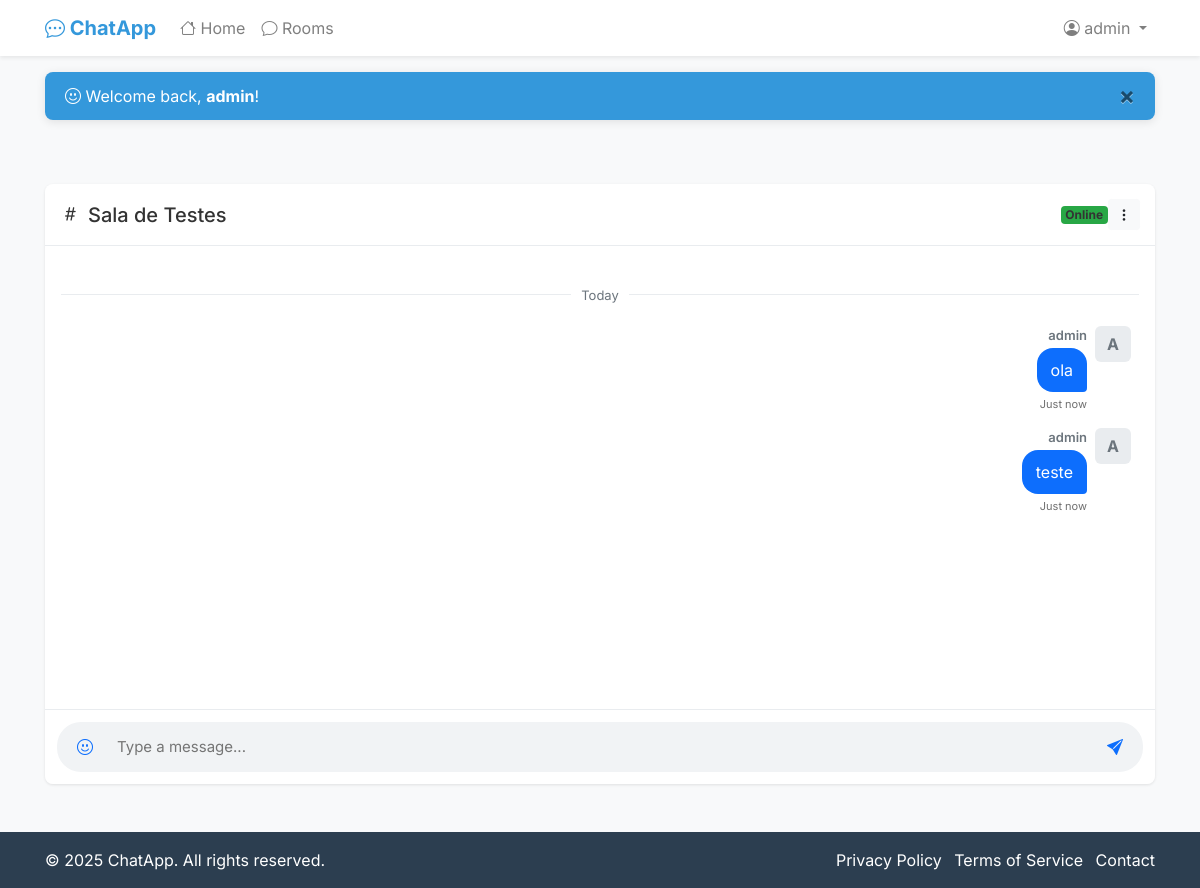
The app's page /teste_sala (signed in), older data.
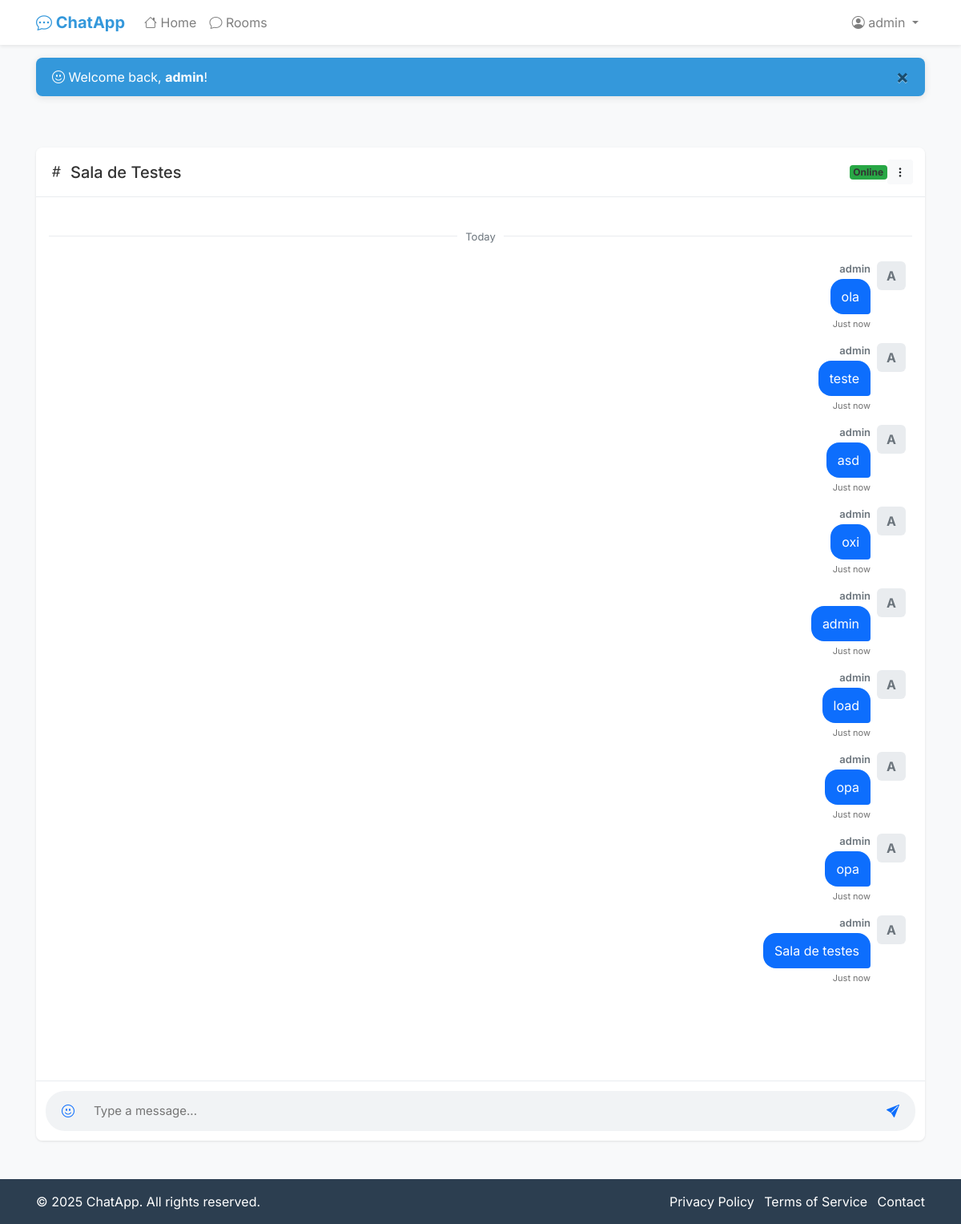
The same page, newer data.
### chatapp/models.py (models this page shows, shortened)
class Room(models.Model):
    name = models.CharField(max_length=20)
    slug = models.SlugField(max_length=100)

class Message(models.Model):
    user = models.ForeignKey(User, on_delete=models.CASCADE)
    content = models.TextField()
    room = models.ForeignKey(Room, on_delete=models.CASCADE)
    created_on = models.DateTimeField(auto_now_add=True)

### chatapp/views.py (the view)
# urls.py: path("<str:slug>", views.room, name="room"),
def room(request,slug):
    room_name=Room.objects.get(slug=slug).name
    messages=Message.objects.filter(room=Room.objects.get(slug=slug))
    return render(request, "room.html",{"room_name":room_name,"slug":slug,'messages':messages})

### templates/room.html (shortened to what this page needs)
{% extends 'base.html' %}
{% block content %}
{% if user.is_authenticated %}
<div class="container py-4">
  <div class="row">
    <div class="col-md-12">
      <div class="chat-container">
        <div class="chat-header">
          <h5>
            <i class="bi bi-hash"></i> {{ room_name }}
          </h5>
          <div class="d-flex align-items-center gap-3">
            <span class="badge bg-success">Online</span>
            <div class="dropdown">
              <button class="btn btn-sm btn-light" type="button" id="chatMenuButton" data-bs-toggle="dropdown" aria-expanded="false">
                <i class="bi bi-three-dots-vertical"></i>
              </button>
            </div>
          </div>
        </div>
        <div class="chat-body" id="chatbox">
          {% if messages %}
            <div class="date-divider">
              <span>Today</span>
            </div>
            {% for message in messages %}
              <div class="message {% if message.user == request.user %}sent{% else %}received{% endif %}">
                <div class="message-avatar">
                  {{ message.user.username|slice:":1"|upper }}
                </div>
                <div class="message-content">
                  <div class="message-sender">
                    {{ message.user.username }}
                  </div>
                  <div class="message-bubble">
                    {{ message.content }}
                  </div>
                  <div class="message-time">
                    {% if message.timestamp %}
                      {{ message.timestamp|time:"g:i A" }}
                    {% else %}
                      Just now
                    {% endif %}
                  </div>
                </div>
              </div>
            {% endfor %}
          {% else %}
            <div class="empty-chat">
              <i class="bi bi-chat-square-text"></i>
              <h5>No messages yet</h5>
              <p>Be the first to send a message in this room!</p>
            </div>
          {% endif %}
        </div>
        <div class="chat-footer">
          <form id="message-form" class="message-form">
            <div class="message-input-container">
              <button type="button" class="send-button">
                <i class="bi bi-emoji-smile"></i>
              </button>
              <input
                type="text"
                id="my_input"
                class="message-input"
                placeholder="Type a message..."
                autocomplete="off"
              >
              <button type="submit" id="submit_button" class="send-button">
                <i class="bi bi-send-fill"></i>
              </button>
            </div>
          </form>
        </div>
      </div>
    </div>
  </div>
</div>
{% endif %}
{% endblock %}

### templates/base.html (shortened to what this page needs)
<!DOCTYPE html>
<html lang="en">
<head>
    <link rel="stylesheet" href="https://cdn.jsdelivr.net/npm/bootstrap@4.6.2/dist/css/bootstrap.min.css">
    <link rel="stylesheet" href="https://cdn.jsdelivr.net/npm/bootstrap-icons@1.11.1/font/bootstrap-icons.css">
</head>
<body>
    <nav class="navbar navbar-expand-lg navbar-light bg-white shadow-sm">
        <div class="container">
            <a class="navbar-brand" href="/">
                <i class="bi bi-chat-dots"></i> ChatApp
            </a>
            <div class="collapse navbar-collapse" id="navbarNav">
                <ul class="navbar-nav mr-auto">
                    <li class="nav-item">
                        <a class="nav-link" href="/"><i class="bi bi-house"></i> Home</a>
                    </li>
                    {% if user.is_authenticated %}
                    <li class="nav-item">
                        <a class="nav-link" href="/rooms/"><i class="bi bi-chat"></i> Rooms</a>
                    </li>
                    {% endif %}
                </ul>
                <ul class="navbar-nav">
                    {% if user.is_authenticated %}
                    <li class="nav-item dropdown">
                        <a class="nav-link dropdown-toggle" href="#" id="navbarDropdown" role="button" data-toggle="dropdown" aria-haspopup="true" aria-expanded="false">
                            <i class="bi bi-person-circle"></i> {{ user.username }}
                        </a>
                    </li>
                    {% endif %}
                </ul>
            </div>
        </div>
    </nav>
    {% block header %}
    {% if user.is_authenticated %}
    <div class="container mt-3">
        <div class="welcome-alert alert d-flex justify-content-between align-items-center" role="alert">
            <div>
                <i class="bi bi-emoji-smile"></i> Welcome back, <strong>{{ user.username }}</strong>!
            </div>
            <button type="button" class="close" data-dismiss="alert" aria-label="Close">
                <span aria-hidden="true">&times;</span>
            </button>
        </div>
    </div>
    {% endif %}
    {% endblock %}
    <main class="py-4">
        {% block content %}
        {% endblock %}
    </main>
    <footer class="py-3">
        <div class="container">
            <div class="row">
                <div class="col-md-6">
                    <p class="mb-0">&copy; {% now "Y" %} ChatApp. All rights reserved.</p>
                </div>
                <div class="col-md-6 text-md-right">
                    <ul class="list-inline mb-0">
                        <li class="list-inline-item"><a href="#" class="text-white">Privacy Policy</a></li>
                        <li class="list-inline-item"><a href="#" class="text-white">Terms of Service</a></li>
                        <li class="list-inline-item"><a href="#" class="text-white">Contact</a></li>
                    </ul>
                </div>
            </div>
        </div>
    </footer>
</body>
</html>

### templates/base.html (style rules this page uses)
:root { --primary-color: #3498db; --secondary-color:rgb(46, 162, 204); --dark-color: #2c3e50; --light-color: #ecf0f1; --danger-color: #e74c3c; --success-color:rgb(39, 124, 174); }
body { font-family: 'Inter', -apple-system, BlinkMacSystemFont, "Segoe UI", Roboto, sans-serif; background-color: #f8f9fa; color: #333; min-height: 100vh; display: flex; flex-direction: column; }
main { flex: 1; }
.navbar-brand { font-weight: 700; color: var(--primary-color) !important; }
.welcome-alert { background-color: var(--primary-color); color: white; border: none; border-radius: 8px; box-shadow: 0 2px 10px rgba(0, 0, 0, 0.1); }
footer { margin-top: auto; padding: 1rem 0; background-color: var(--dark-color); color: white; }
.alert { animation: fadeIn 0.3s ease-out; }

### templates/room.html (style rules this page uses)
.chat-container { display: flex; flex-direction: column; height: calc(100vh - 200px); min-height: 500px; background-color: #f8f9fa; border-radius: 8px; overflow: hidden; box-shadow: 0 1px 3px rgba(0, 0, 0, 0.1); }
.chat-header { padding: 15px; background-color: #ffffff; border-bottom: 1px solid #e9ecef; display: flex; align-items: center; justify-content: space-between; }
.chat-header h5 { margin: 0; display: flex; align-items: center; gap: 8px; }
.chat-body { flex: 1; overflow-y: auto; padding: 16px; background-color: #ffffff; }
.chat-footer { padding: 12px; background-color: #ffffff; border-top: 1px solid #e9ecef; }
.message { display: flex; margin-bottom: 16px; max-width: 85%; }
.message.sent { margin-left: auto; flex-direction: row-reverse; }
.message-avatar { width: 36px; height: 36px; border-radius: 6px; background-color: #e9ecef; display: flex; align-items: center; justify-content: center; font-weight: bold; color: #6c757d; margin: 0 8px; }
.message-content { display: flex; flex-direction: column; }
.message-bubble { padding: 10px 14px; border-radius: 16px; position: relative; word-break: break-word; }
.sent .message-bubble { background-color: #0d6efd; color: white; border-bottom-right-radius: 4px; }
.message-sender { font-size: 13px; font-weight: 600; margin-bottom: 2px; }
.sent .message-sender { text-align: right; color: #6c757d; }
.message-time { font-size: 11px; margin-top: 4px; opacity: 0.7; }
.sent .message-time { text-align: right; }
.message-input-container { display: flex; align-items: center; background-color: #f1f3f5; border-radius: 24px; padding: 4px 8px; }
.message-input { flex: 1; border: none; background-color: transparent; padding: 10px 12px; outline: none; font-size: 15px; }
.send-button { background-color: transparent; border: none; color: #0d6efd; padding: 8px 12px; cursor: pointer; border-radius: 50%; display: flex; align-items: center; justify-content: center; transition: background-color 0.2s; }
.date-divider { text-align: center; margin: 20px 0; position: relative; }
.date-divider::before { content: ""; position: absolute; left: 0; top: 50%; width: 100%; height: 1px; background-color: #e9ecef; z-index: 1; }
.date-divider span { background-color: #ffffff; padding: 0 10px; position: relative; z-index: 2; color: #6c757d; font-size: 13px; }
.message { animation: newMessage 0.3s ease-out; }

Row changes from the older to the newer data that the page shows:
added Message: user.username "A", user.username "admin", content "asd"
added Message: user.username "A", user.username "admin", content "oxi"
added Message: user.username "A", user.username "admin", content "admin"
added Message: user.username "A", user.username "admin", content "load"
added Message: user.username "A", user.username "admin", content "opa"
added Message: user.username "A", user.username "admin", content "opa"
added Message: user.username "A", user.username "admin", content "Sala de testes"
